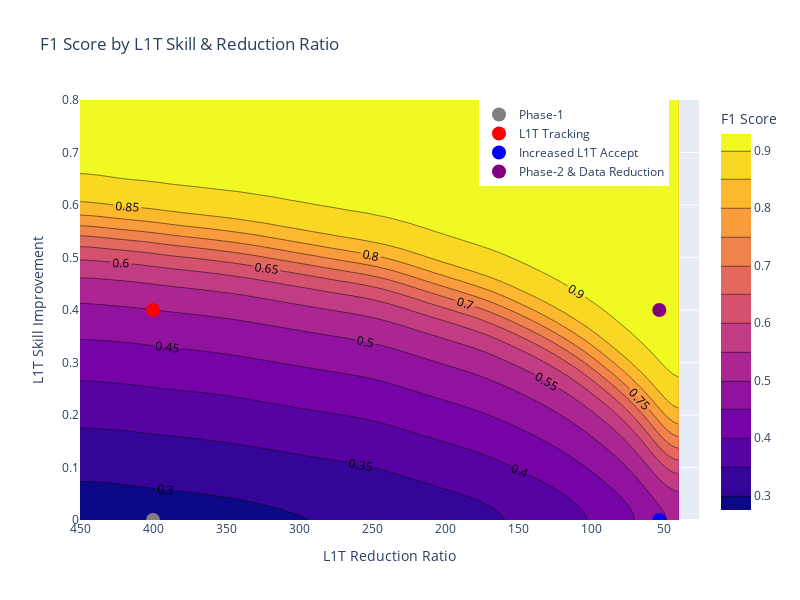

Notebook source saved alongside this figure:
### Code cell
fig = go.Figure(data =
    go.Contour(
        z=smoothed_f1,
        x=l1t_reductions, # horizontal axis
        y=l1t_skills, # vertical axis,
        contours = dict(showlabels = True),
        colorbar = dict(title = "F1 Score")
         
    ),
    )

fig.add_trace(go.Scatter(x = systems_reductions[0:1],
                        y = l1t_improvement[0:1],
                        mode = "markers",
                        marker = dict(size = 14, color = "gray"),
                        name = "Phase-1"))

fig.add_trace(go.Scatter(x = systems_reductions[1:2],
                        y = l1t_improvement[1:2],
                        mode = "markers",
                        marker = dict(size = 14, color = "red"),
                        name = "L1T Tracking"))

fig.add_trace(go.Scatter(x = systems_reductions[2:3],
                        y = l1t_improvement[2:3],
                        mode = "markers",
                        marker = dict(size = 14, color = "blue"),
                        name = "Increased L1T Accept"))

fig.add_trace(go.Scatter(x = systems_reductions[3:4],
                        y = l1t_improvement[3:4],
                        mode = "markers",
                        marker = dict(size = 14, color = "purple"),
                        name = "Phase-2 & Data Reduction"))

# fig.add_trace(go.Scatter(x = systems_reductions[0:4],
#     y = l1t_improvement[0:4],
#     mode = "markers+text",
#     marker = dict(size = 14,
#             color = ["white", "blue", "red", "purple"]),
#     text =  system_labels[0:4],
#     textposition = "top left",
#     textfont = dict(color = "rgb(255, 255, 255)")       ))

fig.update_layout(width = 800, 
                  height = 600,
                  xaxis_title = "L1T Reduction Ratio",
                  yaxis_title = "L1T Skill Improvement",
                  title = "F1 Score by L1T Skill & Reduction Ratio",
                  legend=dict(xanchor = "right",
                    x = 0.95))
fig.update_xaxes(autorange="reversed")
fig.update_yaxes(range=[0.0, 0.8])
fig.show()

### Figure 1 — Plotly figure (JSON) as saved in the notebook; plotly's stock layout.template omitted (floating-point values rounded to 4 significant figures; data arrays with more than 128 entries replaced by an {"elided": "..."} marker saying what was removed)
{"data": [{"colorbar": {"title": {"text": "F1 Score"}}, "contours": {"showlabels": true}, "type": "contour", "x": [450, 445.9, 441.8, 437.7, 433.6, 429.5, 425.4, 421.3, 417.2, 413.1, 409, 404.9, 400.8, 396.7, 392.6, 388.5, 384.4, 380.3, 376.2, 372.1, 368, 363.9, 359.8, 355.7, 351.6, 347.5, 343.4, 339.3, 335.2, 331.1, 327, 322.9, 318.8, 314.7, 310.6, 306.5, 302.4, 298.3, 294.2, 290.1, 286, 281.9, 277.8, 273.7, 269.6, 265.5, 261.4, 257.3, 253.2, 249.1, 245.0, 240.9, 236.8, 232.7, 228.6, 224.5, 220.4, 216.3, 212.2, 208.1, 204.0, 199.9, 195.8, 191.7, 187.6, 183.5, 179.4, 175.3, 171.2, 167.1, 163, 158.9, 154.8, 150.7, 146.6, 142.5, 138.4, 134.3, 130.2, 126.1, 122, 117.9, 113.8, 109.7, 105.6, 101.5, 97.4, 93.3, 89.2, 85.1, 81.0, 76.9, 72.8, 68.7, 64.6, 60.5, 56.4, 52.3, 48.2, 44.1, 40], "y": [0, 0.01, 0.02, 0.03, 0.04, 0.05, 0.06, 0.07, 0.08, 0.09, 0.1, 0.11, 0.12, 0.13, 0.14, 0.15, 0.16, 0.17, 0.18, 0.19, 0.2, 0.21, 0.22, 0.23, 0.24, 0.25, 0.26, 0.27, 0.28, 0.29, 0.3, 0.31, 0.32, 0.33, 0.34, 0.35, 0.36, 0.37, 0.38, 0.39, 0.4, 0.41, 0.42, 0.43, 0.44, 0.45, 0.46, 0.47, 0.48, 0.49, 0.5, 0.51, 0.52, 0.53, 0.54, 0.55, 0.56, 0.57, 0.58, 0.59, 0.6, 0.61, 0.62, 0.63, 0.64, 0.65, 0.66, 0.67, 0.68, 0.69, 0.7, 0.71, 0.72, 0.73, 0.74, 0.75, 0.76, 0.77, 0.78, 0.79, 0.8, 0.81, 0.82, 0.83, 0.84, 0.85, 0.86, 0.87, 0.88, 0.89, 0.9, 0.91, 0.92, 0.93, 0.94, 0.95, 0.96, 0.97, 0.98, 0.99, 1], "z": {"elided": "101x101 float values"}}, {"marker": {"color": "gray", "size": 14}, "mode": "markers", "name": "Phase-1", "type": "scatter", "x": [400], "y": [0]}, {"marker": {"color": "red", "size": 14}, "mode": "markers", "name": "L1T Tracking", "type": "scatter", "x": [400], "y": [0.4]}, {"marker": {"color": "blue", "size": 14}, "mode": "markers", "name": "Increased L1T Accept", "type": "scatter", "x": [53.3], "y": [0]}, {"marker": {"color": "purple", "size": 14}, "mode": "markers", "name": "Phase-2 & Data Reduction", "type": "scatter", "x": [53.3], "y": [0.4]}], "layout": {"height": 600, "legend": {"x": 0.95, "xanchor": "right"}, "title": {"text": "F1 Score by L1T Skill & Reduction Ratio"}, "width": 800, "xaxis": {"autorange": "reversed", "title": {"text": "L1T Reduction Ratio"}}, "yaxis": {"range": [0, 0.8], "title": {"text": "L1T Skill Improvement"}}}}
